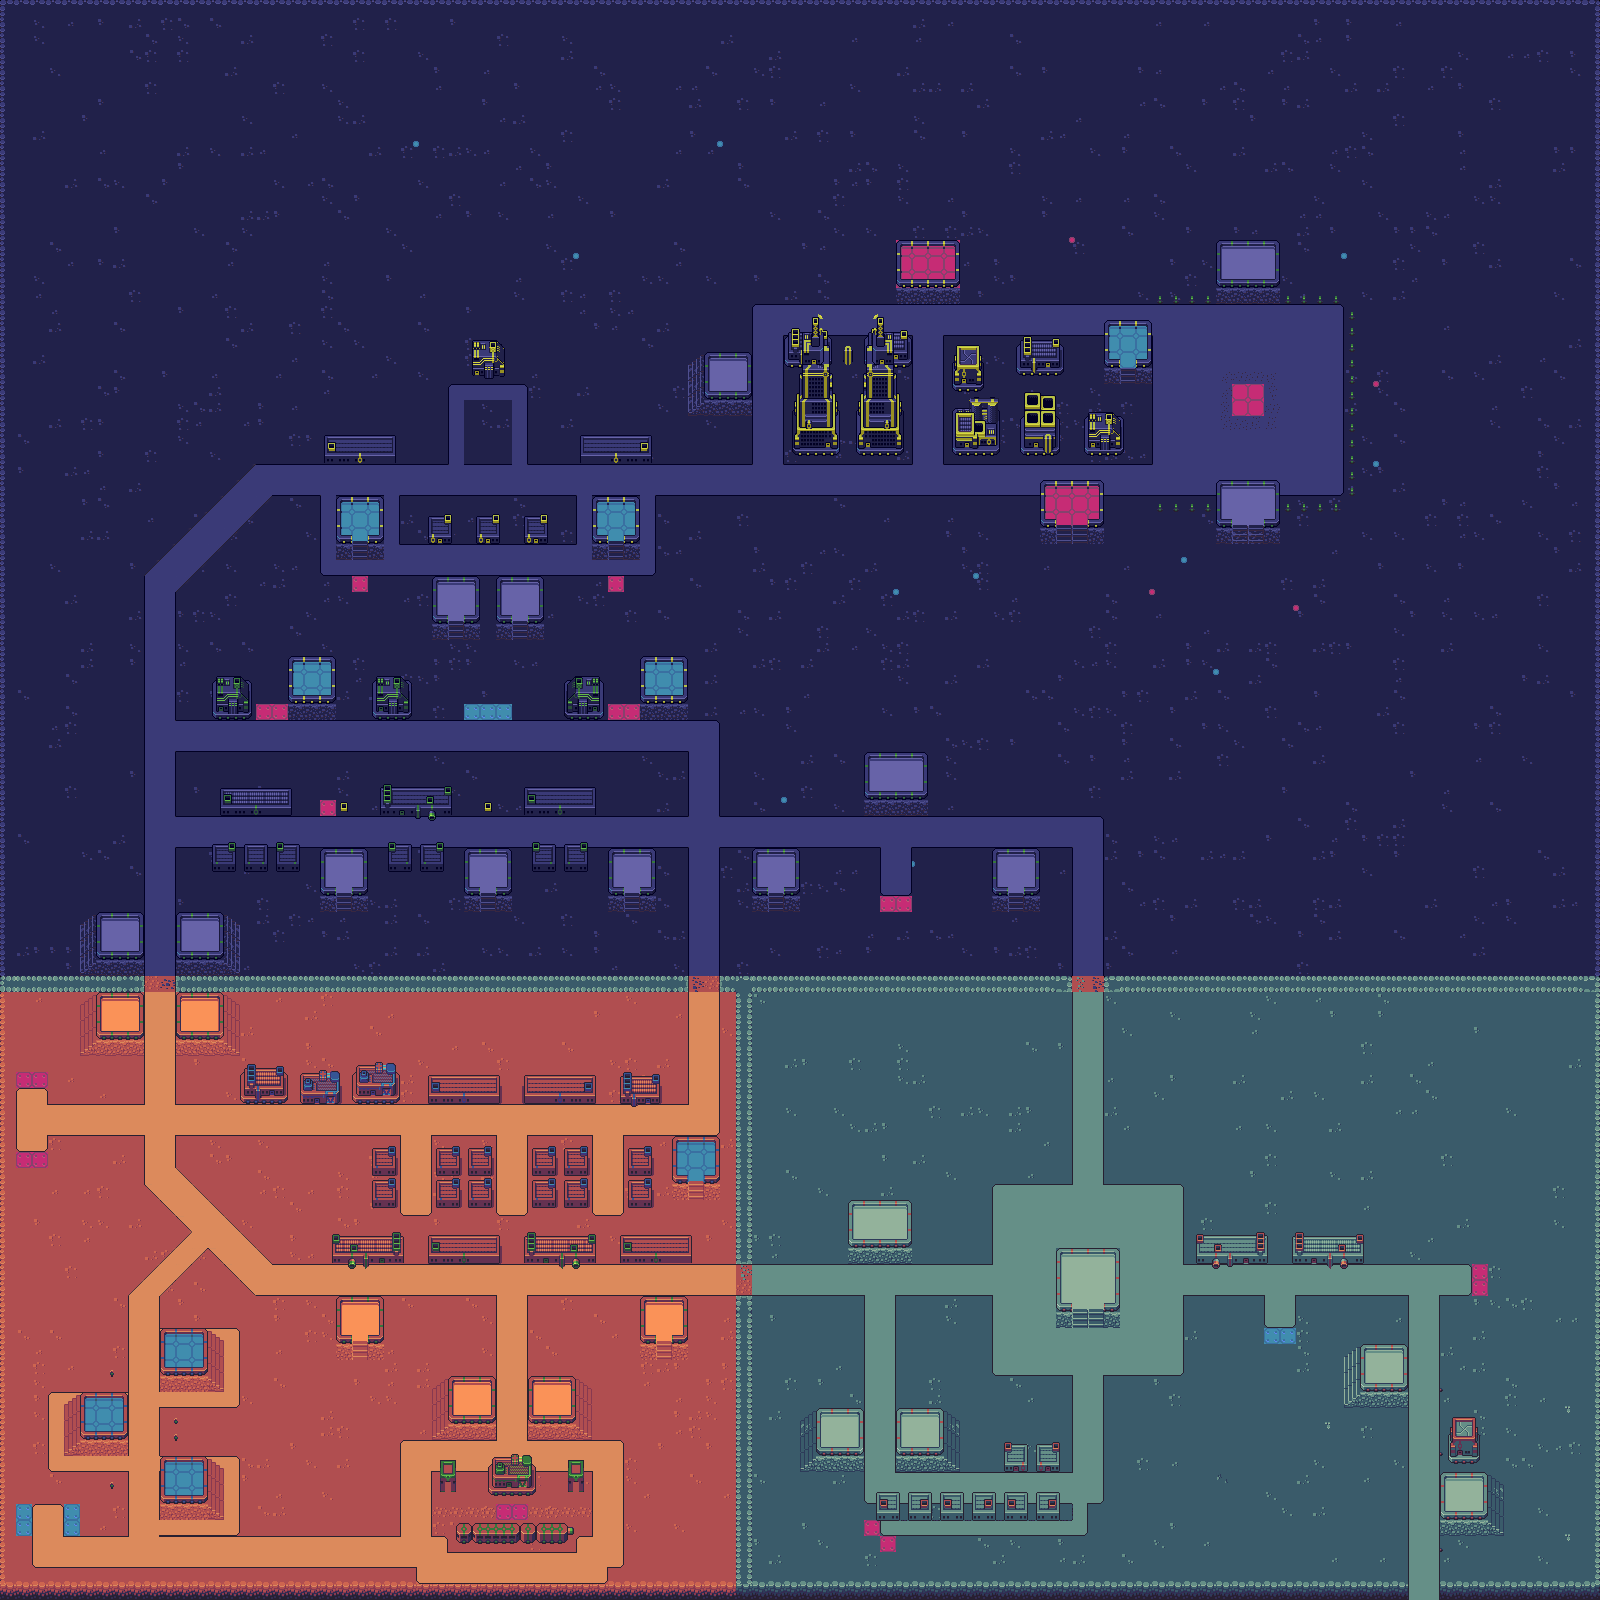

Below is a game level as drawn by its tile map, then a one-line description and the .tmx that defines it (tile-layer data replaced by summaries):
An orthogonal 100x100 tile map with 16x16 px tiles, 12 tile layers (Background, Road, Upper Road, Towers, ...), 3 tilesets.

<map version="1.4" tiledversion="1.4.2" orientation="orthogonal" renderorder="right-down" width="100" height="100" tilewidth="16" tileheight="16" infinite="0" nextlayerid="16" nextobjectid="1">
 <tileset firstgid="1" source="colony-buildings-ready.tsx" />
 <tileset firstgid="2601" source="colony-grounds-ready.tsx" />
 <tileset firstgid="3621" source="colony-other-ready.tsx" />
 <layer id="1" name="Background" width="100" height="100">
  <data>[10000 cells, 10000 non-empty, 46 distinct tile ids]</data>
 </layer>
 <layer id="2" name="Road" width="100" height="100">
  <data>[10000 cells, 1632 non-empty, 79 distinct tile ids]</data>
 </layer>
 <layer id="12" name="Upper Road" width="100" height="100">
  <data>[10000 cells, 51 non-empty, 13 distinct tile ids]</data>
 </layer>
 <layer id="6" name="Towers" width="100" height="100" offsetx="-96" offsety="0">
  <data>[10000 cells, 525 non-empty, 83 distinct tile ids]</data>
 </layer>
 <layer id="7" name="Tower Steps" width="100" height="100" offsetx="0" offsety="16.25">
  <data>[10000 cells, 49 non-empty, 5 distinct tile ids]</data>
 </layer>
 <layer id="4" name="Upper Objects" width="100" height="100">
  <data>[10000 cells, 40 non-empty, 10 distinct tile ids]</data>
 </layer>
 <layer id="15" name="Lower Buildings" width="100" height="100">
  <data>[10000 cells, 22 non-empty, 13 distinct tile ids]</data>
 </layer>
 <layer id="5" name="Buildings" width="100" height="100" offsetx="8" offsety="8">
  <data>[10000 cells, 355 non-empty, 277 distinct tile ids]</data>
 </layer>
 <layer id="14" name="Buildings Not Staggered (Top)" width="100" height="100">
  <data>[10000 cells, 159 non-empty, 60 distinct tile ids]</data>
 </layer>
 <layer id="13" name="Buildings Not Staggered (Bottom)" width="100" height="100">
  <data>[10000 cells, 36 non-empty, 6 distinct tile ids]</data>
 </layer>
 <group id="10" name="Upper Buildings" offsetx="24" offsety="-47">
  <layer id="8" name="Upper Buildings" width="100" height="100">
   <data>[10000 cells, 24 non-empty, 4 distinct tile ids]</data>
  </layer>
  <layer id="9" name="Upper Buildings 2" width="100" height="100" offsetx="-96" offsety="8">
   <data>[10000 cells, 12 non-empty, 2 distinct tile ids]</data>
  </layer>
 </group>
</map>
